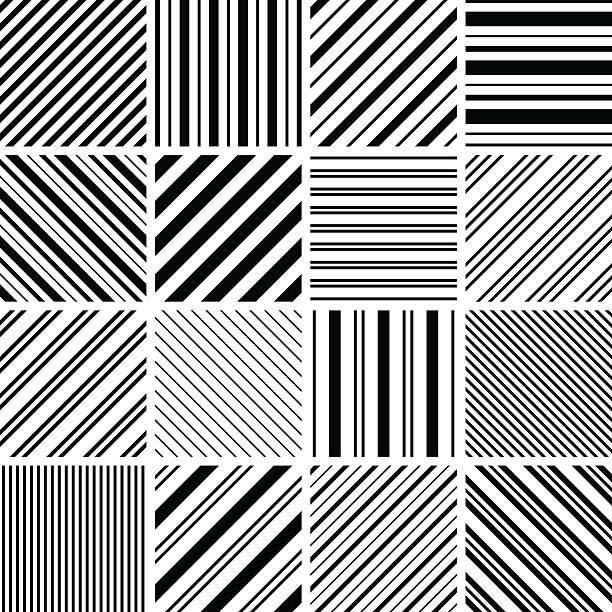
#> input picture filter.jpg, 612 x 612 px
$ jupyter execute image_filters.ipynb
#> lines starting #> are read from the running program, lines starting #| are printed output that depends on the picture
[cell 1]
import cv2
import numpy as np
import matplotlib.pyplot as plt

[cell 2]
image = cv2.imread('filter.jpg',cv2.IMREAD_GRAYSCALE)
#> image: shape (612, 612); min 0, max 255, mean 168.3

[cell 3]
plt.imshow(image,cmap='gray')

[cell 4]
horizontal_kernel = np.array([[-1,-1,-1],
                              [0,0,0],
                              [1,1,1]])

horizontal_filterd_image = cv2.filter2D(image,-1,horizontal_kernel)
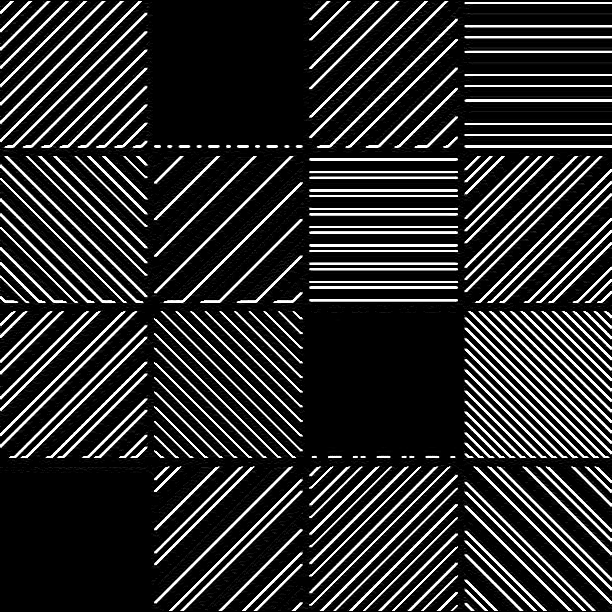
#> horizontal_filterd_image: shape (612, 612); min 0, max 255, mean 43.3

plt.imshow(horizontal_filterd_image,cmap='gray')


$ run again, with Area.jpg copied over filter.jpg
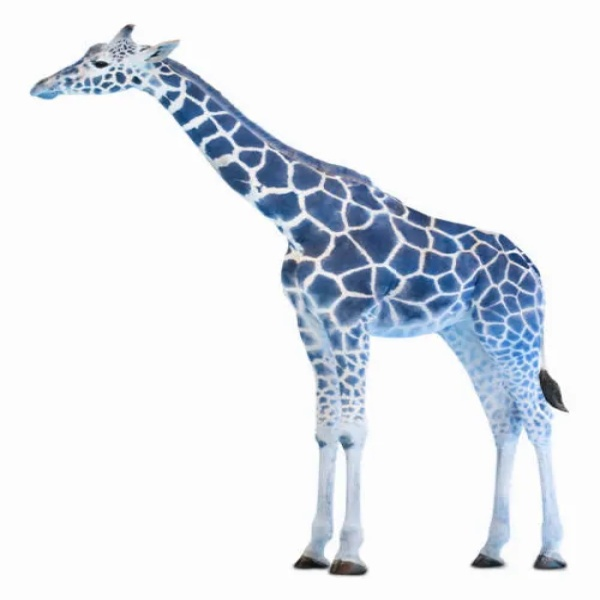
#> input picture Area.jpg, 600 x 600 px
#> `image = cv2.imread('filter.jpg',cv2.IMREAD_GRAYSCALE)`:
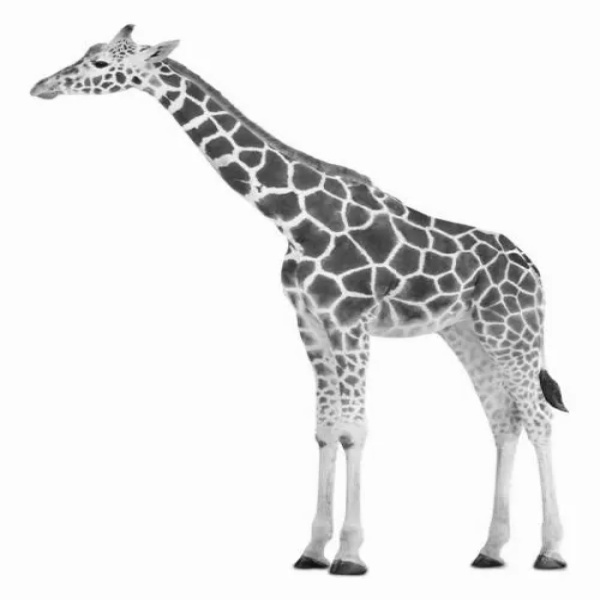
#> image: shape (600, 600); min 13, max 255, mean 232.1
#> `horizontal_filterd_image = cv2.filter2D(image,-1,horizontal_kernel)`:
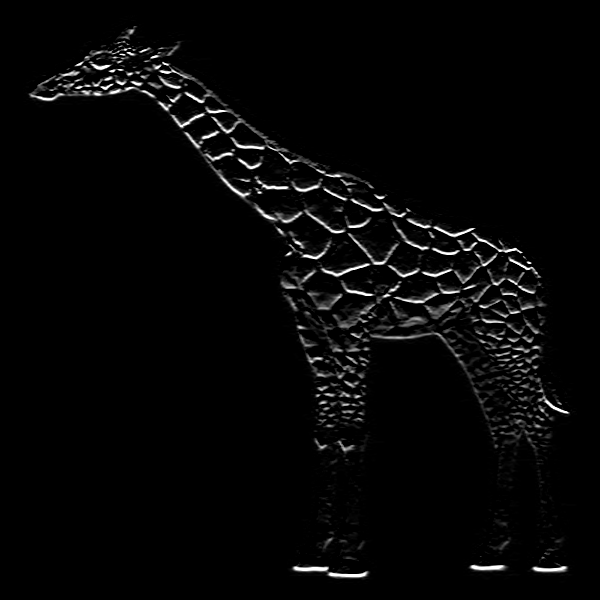
#> horizontal_filterd_image: shape (600, 600); min 0, max 255, mean 6.6
